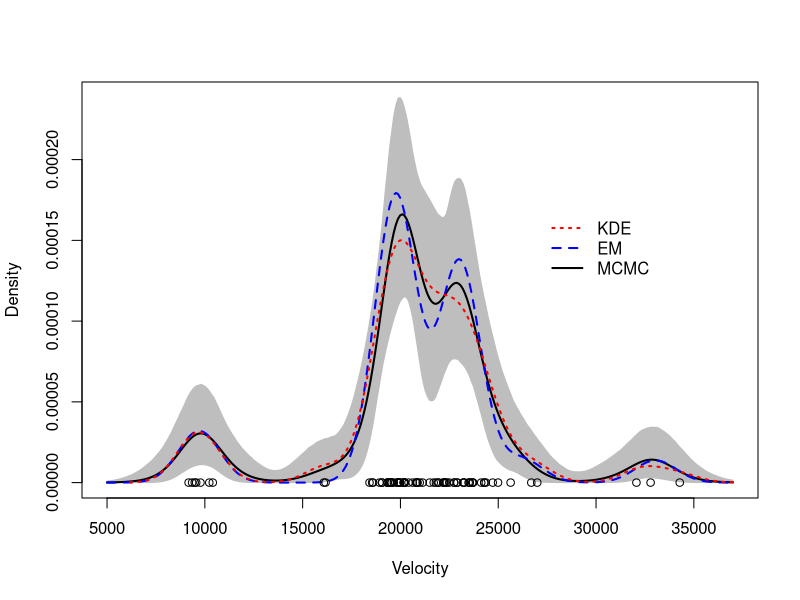
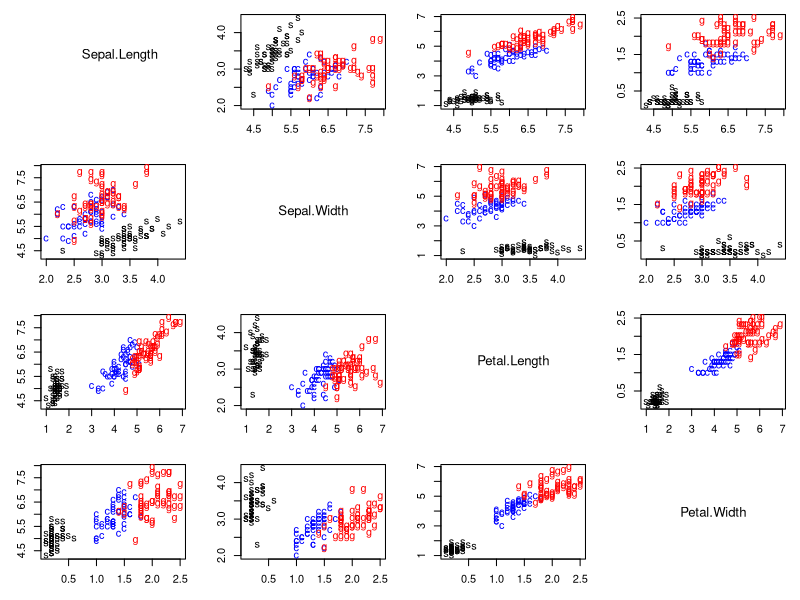
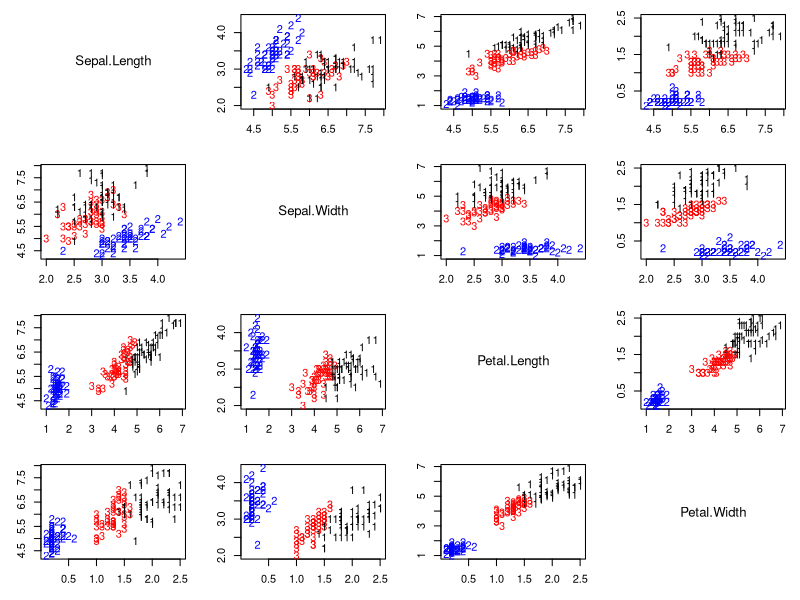
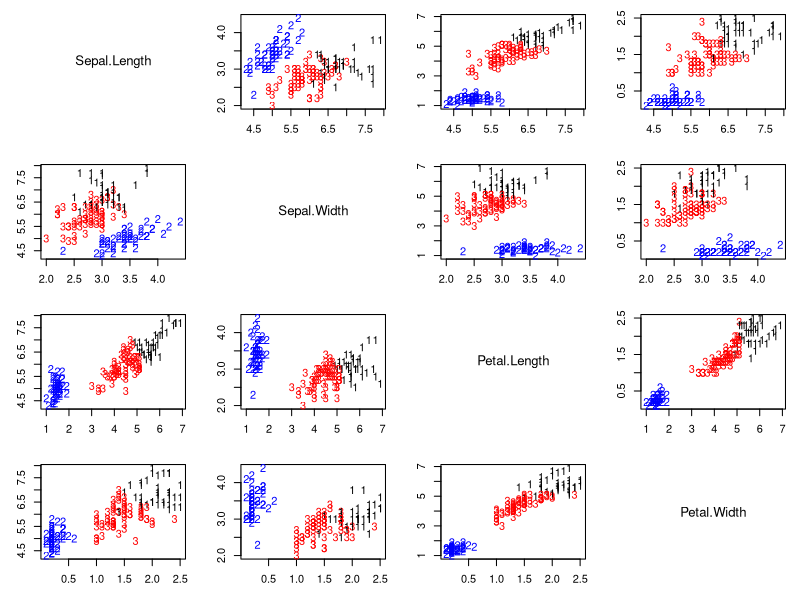

The R script that drew these images, in order:
## ---- chunk 1
#| label: "lbl-density-estimation-example"
## Using mixture models for density estimation in the galaxies dataset
## Compare kernel density estimation, and estimates from mixtures of KK=6
## components obtained using both frequentist and Bayesian procedures
rm(list=ls())

### Loading data and setting up global variables
library(MASS)
library(MCMCpack)
data(galaxies)
KK = 6          # Based on the description of the dataset
x  = galaxies
n  = length(x)
set.seed(781209)

### First, compute the "Maximum Likelihood" density estimate associated with a location mixture of 6 Gaussian distributions using the EM algorithm
## Initialize the parameters
w     = rep(1,KK)/KK
mu    = rnorm(KK, mean(x), sd(x))
sigma = sd(x)/KK

epsilon = 0.000001
s       = 0
sw      = FALSE
KL      = -Inf
KL.out  = NULL

while(!sw){
  ## E step
  v = array(0, dim=c(n,KK))
  for(k in 1:KK){
    v[,k] = log(w[k]) + dnorm(x, mu[k], sigma,log=TRUE)  
  }
  for(i in 1:n){
    v[i,] = exp(v[i,] - max(v[i,]))/sum(exp(v[i,] - max(v[i,])))
  }
  
  ## M step
  # Weights
  w = apply(v,2,mean)
  mu = rep(0, KK)
  for(k in 1:KK){
    for(i in 1:n){
      mu[k]    = mu[k] + v[i,k]*x[i]
    }
    mu[k] = mu[k]/sum(v[,k])
  }
  # Standard deviations
  sigma = 0
  for(i in 1:n){
    for(k in 1:KK){
      sigma = sigma + v[i,k]*(x[i] - mu[k])^2
    }
  }
  sigma = sqrt(sigma/sum(v))
  
  ##Check convergence
  KLn = 0
  for(i in 1:n){
    for(k in 1:KK){
      KLn = KLn + v[i,k]*(log(w[k]) + dnorm(x[i], mu[k], sigma, log=TRUE))
    }
  }
  if(abs(KLn-KL)/abs(KLn)<epsilon){
    sw=TRUE
  }
  KL = KLn
  KL.out = c(KL.out, KL)
  s = s + 1
  print(paste(s, KLn))
}
xx  = seq(5000,37000,length=300)
nxx = length(xx)
density.EM = rep(0, nxx)
for(s in 1:nxx){
  for(k in 1:KK){
    density.EM[s] = density.EM[s] + w[k]*dnorm(xx[s], mu[k], sigma)
  }
}

### Get a "Bayesian" kernel density estimator based on the same location mixture of 6 normals
## Priors set up using an "empirical Bayes" approach
aa  = rep(1,KK)  
eta = mean(x)    
tau = sqrt(var(x))
dd  = 2
qq  = var(x)/KK

## Initialize the parameters
w     = rep(1,KK)/KK
mu    = rnorm(KK, mean(x), sd(x))
sigma = sd(x)/KK
cc    = sample(1:KK, n, replace=T, prob=w)

## Number of iterations of the sampler
rrr   = 12000
burn  = 2000

## Storing the samples
cc.out    = array(0, dim=c(rrr, n))
w.out     = array(0, dim=c(rrr, KK))
mu.out    = array(0, dim=c(rrr, KK))
sigma.out = rep(0, rrr)
logpost   = rep(0, rrr)


for(s in 1:rrr){
  # Sample the indicators
  for(i in 1:n){
    v = rep(0,KK)
    for(k in 1:KK){
      v[k] = log(w[k]) + dnorm(x[i], mu[k], sigma, log=TRUE)  #Compute the log of the weights
    }
    v = exp(v - max(v))/sum(exp(v - max(v)))
    cc[i] = sample(1:KK, 1, replace=TRUE, prob=v)
  }
  
  # Sample the weights
  w = as.vector(rdirichlet(1, aa + tabulate(cc, nbins=KK)))
  
  # Sample the means
  for(k in 1:KK){
    nk    = sum(cc==k)
    xsumk = sum(x[cc==k])
    tau2.hat = 1/(nk/sigma^2 + 1/tau^2)
    mu.hat  = tau2.hat*(xsumk/sigma^2 + eta/tau^2)
    mu[k]   = rnorm(1, mu.hat, sqrt(tau2.hat))
  }
  
  # Sample the variances
  dd.star = dd + n/2
  qq.star = qq + sum((x - mu[cc])^2)/2
  sigma = sqrt(1/rgamma(1, dd.star, qq.star))
  
  # Store samples
  cc.out[s,]   = cc
  w.out[s,]    = w
  mu.out[s,]   = mu
  sigma.out[s] = sigma
  for(i in 1:n){
    logpost[s] = logpost[s] + log(w[cc[i]]) + dnorm(x[i], mu[cc[i]], sigma, log=TRUE)
  }
  logpost[s] = logpost[s] + log(ddirichlet(w, aa))
  for(k in 1:KK){
    logpost[s] = logpost[s] + dnorm(mu[k], eta, tau, log=TRUE)
  }
  logpost[s] = logpost[s] + dgamma(1/sigma^2, dd, qq, log=TRUE) - 4*log(sigma)
  if(s/500==floor(s/500)){
    print(paste("s =",s))
  }
}

## Compute the samples of the density over a dense grid
density.mcmc = array(0, dim=c(rrr-burn,length(xx)))
for(s in 1:(rrr-burn)){
    for(k in 1:KK){
        density.mcmc[s,] = density.mcmc[s,] + w.out[s+burn,k]*dnorm(xx,mu.out[s+burn,k],sigma.out[s+burn])
    }
}
density.mcmc.m = apply(density.mcmc , 2, mean)

## Plot Bayesian estimate with pointwise credible bands along with kernel density estimate and frequentist point estimate
colscale = c("black", "blue", "red")
yy = density(x)
density.mcmc.lq = apply(density.mcmc, 2, quantile, 0.025)
density.mcmc.uq = apply(density.mcmc, 2, quantile, 0.975)
plot(xx, density.mcmc.m, type="n",ylim=c(0,max(density.mcmc.uq)),xlab="Velocity", ylab="Density")
polygon(c(xx,rev(xx)), c(density.mcmc.lq, rev(density.mcmc.uq)), col="grey", border="grey")
lines(xx, density.mcmc.m, col=colscale[1], lwd=2)
lines(xx, density.EM, col=colscale[2], lty=2, lwd=2)
lines(yy, col=colscale[3], lty=3, lwd=2)
points(x, rep(0,n))
legend(27000, 0.00017, c("KDE","EM","MCMC"), col=colscale[c(3,2,1)], lty=c(3,2,1), lwd=2, bty="n")

## ---- chunk 2
## Using mixture models for clustering in the iris dataset
## Compare k-means clustering and a location and scale mixture model with K normals

### Loading data and setting up global variables
rm(list=ls())
library(mclust)
library(mvtnorm)

### Defining a custom function to create pair plots
### This is an alternative to the R function pairs() that allows for 
### more flexibility. In particular, it allows us to use text to label 
### the points
pairs2 = function(x, col="black", pch=16, labels=NULL, names = colnames(x)){
  n = dim(x)[1]
  p = dim(x)[2]
  par(mfrow=c(p,p))
  for(k in 1:p){
    for(l in 1:p){
      if(k!=l){
        par(mar=c(3,3,1,1)+0.1)
        plot(x[,k], x[,l], type="n", xlab="", ylab="")
        if(is.null(labels)){
          points(x[,k], x[,l], pch=pch, col=col)
        }else{
          text(x[,k], x[,l], labels=labels, col=col)
        }
      }else{
        plot(seq(0,5), seq(0,5), type="n", xlab="", ylab="", axes=FALSE)
        text(2.5,2.5,names[k], cex=1.2)
      }
    }
  }
}

## Setup data
data(iris)
x       = as.matrix(iris[,-5])
n       = dim(x)[1]
p       = dim(x)[2]       # Number of features
KK      = 3
epsilon = 0.0000001
par(mfrow=c(1,1))
par(mar=c(4,4,1,1))
colscale = c("black","blue","red")
shortnam  = c("s","c","g")
pairs2(x, col=colscale[iris[,5]], labels=shortnam[as.numeric(iris[,5])])


# Initialize the parameters of the algorithm
set.seed(63252)
numruns = 15
v.sum   = array(0, dim=c(numruns, n, KK))
QQ.sum  = rep(0, numruns)

for(ss in 1:numruns){
  w   = rep(1,KK)/KK  #Assign equal weight to each component to start with
  mu  = rmvnorm(KK, apply(x,2,mean), 3*var(x))   #Cluster centers randomly spread over the support of the data
  Sigma      = array(0, dim=c(KK,p,p))  #Initial variances are assumed to be the same
  Sigma[1,,] = var(x)
  Sigma[2,,] = var(x)
  Sigma[3,,] = var(x)
  
  sw     = FALSE
  QQ     = -Inf
  QQ.out = NULL
  s      = 0
  
  while(!sw){
    ## E step
    v = array(0, dim=c(n,KK))
    for(k in 1:KK){  #Compute the log of the weights
      v[,k] = log(w[k]) + mvtnorm::dmvnorm(x, mu[k,], Sigma[k,,], log=TRUE) 
    }
    for(i in 1:n){
      v[i,] = exp(v[i,] - max(v[i,]))/sum(exp(v[i,] - max(v[i,])))  #Go from logs to actual weights in a numerically stable manner
    }
    
    ## M step
    w = apply(v,2,mean)
    mu = matrix(0, nrow=KK, ncol=p)
    for(k in 1:KK){
      for(i in 1:n){
        mu[k,]    = mu[k,] + v[i,k]*x[i,]
      }
      mu[k,] = mu[k,]/sum(v[,k])
    }
    Sigma = array(0,dim=c(KK, p, p))
    for(k in 1:KK){
      for(i in 1:n){
        Sigma[k,,] = Sigma[k,,] + v[i,k]*(x[i,] - mu[k,])%*%t(x[i,] - mu[k,])
      }
      Sigma[k,,] = Sigma[k,,]/sum(v[,k])
    }
    
    ##Check convergence
    QQn = 0
    for(i in 1:n){
      for(k in 1:KK){
        QQn = QQn + v[i,k]*(log(w[k]) + mvtnorm::dmvnorm(x[i,],mu[k,],Sigma[k,,],log=TRUE))
      }
    }
    if(abs(QQn-QQ)/abs(QQn)<epsilon){
      sw=TRUE
    }
    QQ = QQn
    QQ.out = c(QQ.out, QQ)
    s = s + 1
  }
  
  v.sum[ss,,] = v
  QQ.sum[ss]  = QQ.out[s]
  print(paste("ss =", ss))
}

## Cluster reconstruction under the mixture model
cc = apply(v.sum[which.max(QQ.sum),,], 1 ,which.max)
colscale = c("black","blue","red")
pairs2(x, col=colscale[cc], labels=cc)
ARImle = adjustedRandIndex(cc, as.numeric(iris[,5]))  # Higher values indicate larger agreement

## Cluster reconstruction under the K-means algorithm
irisCluster <- kmeans(x, 3, nstart = numruns)
colscale = c("black","blue","red")
pairs2(x, col=colscale[irisCluster$cluster], labels=irisCluster$cluster)
ARIkmeans = adjustedRandIndex(irisCluster$cluster, as.numeric(iris[,5]))
